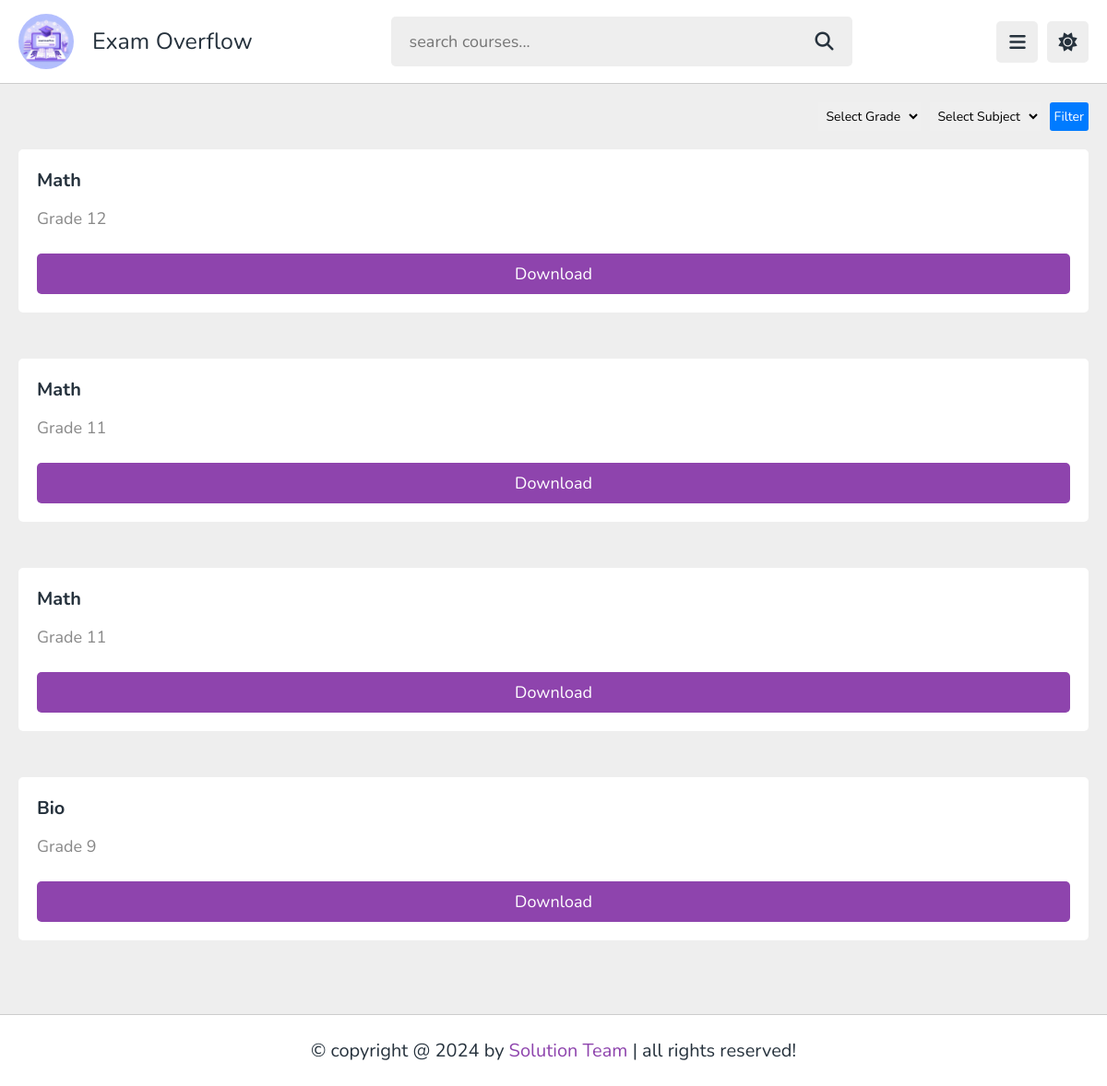
Page /material.php (signed in) on the committed database.
### tables this page shows
CREATE TABLE `materials` (
    `id` int(11) NOT NULL,
    `name` varchar(100) NOT NULL,
    `grade` varchar(10) NOT NULL,
    `file` varchar(255) NOT NULL
);

### material.php (the view, shortened to what this page needs)
<?php
include 'db_connection.php';
$query = "SELECT * FROM `materials` WHERE 1";
$params = [];
$select_courses = $conn->prepare($query);
$select_courses->execute($params);
?>
<!DOCTYPE html>
<html lang="en">
<head>
    <link rel="stylesheet" href="https://cdnjs.cloudflare.com/ajax/libs/font-awesome/6.1.2/css/all.min.css">
    <link rel="stylesheet" href="css/style.css">
</head>
<body>
    <header class="header">
        <section class="flex">
            <a href="home.php" class="logo1">
                <img class="logo-img" src="./images/icons/logo.jpg" alt="Exam Overflow">
                <span class="logo">Exam Overflow</span>
            </a>
            <form action="search.php" method="post" class="search-form">
                <input type="text" name="search_box" required placeholder="search courses..." maxlength="100">
                <button type="submit" class="fas fa-search"></button>
            </form>
            <div class="icons">
                <div id="menu-btn" class="fas fa-bars"></div>
                <div id="toggle-btn" class="fas fa-sun"></div>
            </div>
        </section>
    </header>
    <section class="material">
        <form action="" method="post" class="filter-form">
            <select name="grade">
                <option value="">Select Grade</option>
            </select>
            <select name="subject">
                <option value="">Select Subject</option>
            </select>
            <button type="submit">Filter</button>
        </form>
        <div class="box-container">
            <?php
            if ($select_courses->rowCount() > 0) {
                while ($fetch_course = $select_courses->fetch(PDO::FETCH_ASSOC)) {
                    echo '<div class="box">';
                    echo '<h3 class="title">' . $fetch_course['name'] . '</h3>';
                    echo '<p class="tutor">Grade ' . $fetch_course['grade'] . '</p>';
                    echo '<a href="uploaded_files/' . $fetch_course['file'] . '" class="btn" download>Download</a>';
                    echo '</div>';
                }
            } else {
                echo '<p class="empty">No courses added yet!</p>';
            }
            ?>
        </div>
    </section>
    <footer class="footer">
        &copy; copyright @ 2024 by <span>Solution Team</span> | all rights reserved!
    </footer>
</body>
</html>

### css/style.css (style rules this page uses)
:root { --main-color: #8e44ad; --red: #e74c3c; --orange: #f39c12; --light-color: #888; --light-bg: #eee; --black: #26323d; --white: #fff; --border: .1rem solid rgba(0, 0, 0, .2); }
* { font-family: 'Nunito', sans-serif; margin: 0; padding: 0; box-sizing: border-box; outline: none; border: none; text-decoration: none; }
html { font-size: 62.5%; overflow-x: hidden; }
body { background-color: var(--light-bg); padding-left: 25%; }
html, body { height: 100%; margin: 0; }
* { margin: 0; padding: 0; box-sizing: border-box; }
section { padding: 2rem; margin: 0 auto; max-width: 1200px; }
.logo1 { display: flex; align-items: center; text-decoration: none; }
.logo-img { position: relative; width: 60px; height: 60px; margin-right: 20px; border-radius: 50%; object-fit: cover; display: flex; justify-content: center; }
.inline-btn, .inline-option-btn, .inline-delete-btn, .btn, .delete-btn, .option-btn { border-radius: .5rem; color: #fff; font-size: 1.8rem; cursor: pointer; text-transform: capitalize; padding: 1rem 3rem; text-align: center; margin-top: 1rem; }
.btn, .delete-btn, .option-btn { display: block; width: 100%; }
.btn, .inline-btn { background-color: var(--main-color); }
.header { position: sticky; top: 0; left: 0; right: 0; background-color: var(--white); z-index: 1000; border-bottom: var(--border); }
.header .flex { display: flex; align-items: center; justify-content: space-between; position: relative; padding: 1.5rem 2rem; }
.header .flex .logo { font-size: 2.5rem; color: var(--black); }
.header .flex .search-form { width: 50rem; border-radius: .5rem; background-color: var(--light-bg); padding: 1.5rem 2rem; display: flex; gap: 2rem; }
.header .flex .search-form input { width: 100%; font-size: 1.8rem; color: var(--black); background: none; }
.header .flex .search-form button { background: none; font-size: 2rem; cursor: pointer; color: var(--black); }
.header .flex .icons div { font-size: 2rem; color: var(--black); background-color: var(--light-bg); border-radius: .5rem; height: 4.5rem; width: 4.5rem; line-height: 4.5rem; cursor: pointer; text-align: center; margin-left: .7rem; }
.material .box-container { grid-template-columns: repeat(auto-fit, 27.5rem); gap: 3.5rem; justify-content: center; align-items: flex-start; }
.material .box-container .box { background-color: var(--white); border-radius: .5rem; padding: 2rem; margin-bottom: 5em; }
.material .box-container .box .title { font-size: 2rem; color: var(--black); text-transform: capitalize; }
.material .box-container .tutor { padding: 1rem 0; font-size: 1.8rem; color: var(--light-color); line-height: 2; }
.home-grid .box-container .box h3, p { font-size: 2rem; color: var(--black); text-transform: capitalize; }
.footer { background-color: var(--white); border-top: var(--border); position: sticky; bottom: 0; left: 0; right: 0; text-align: center; font-size: 2rem; padding: 2.5rem 2rem; color: var(--black); margin-top: 1rem; z-index: 1000; }
.footer span { color: var(--main-color); }
@media (max-width:1200px) { body { padding-left: 0; } }

### material.php (style rules this page uses)
.filter-form { display: flex; justify-content: right; margin-bottom: 20px; gap: 10px; }
.filter-form select, .filter-form button { padding: 5px; font-size: 14px; }
.filter-form button { background-color: #007bff; color: #fff; border: none; border-radius: 3px; cursor: pointer; }

### rows in the picture
materials: name "Math", grade "12"
materials: name "Math", grade "11"
materials: name "Math", grade "11"
materials: name "Bio", grade "9"
